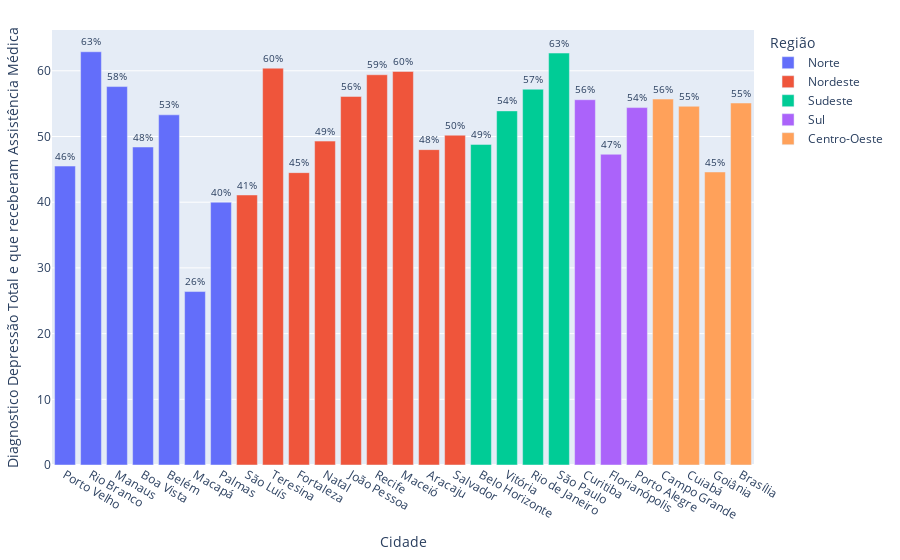

Notebook cell for this chart:
### Code cell
fig = px.bar(tab_sexo_cidade, x='Cidade',y='Diagnostico Depressão Total e que receberam Assistência Médica',color='Região',text="Diagnostico Depressão Total e que receberam Assistência Médica")
fig.update_layout(margin=dict(l=20, r=20, t=30, b=20))
fig.update_traces(texttemplate='%{text:.2s}%', textposition='outside')
fig.show()

### Figure 1 — Plotly figure (JSON) as saved in the notebook; plotly's stock layout.template omitted (floating-point values rounded to 4 significant figures)
{"data": [{"alignmentgroup": "True", "hovertemplate": "Região=Norte<br>Cidade=%{x}<br>Diagnostico Depressão Total e que receberam Assistência Médica=%{text}<extra></extra>", "legendgroup": "Norte", "marker": {"color": "#636efa", "pattern": {"shape": ""}}, "name": "Norte", "offsetgroup": "Norte", "orientation": "v", "showlegend": true, "text": [45.5, 62.9, 57.6, 48.4, 53.3, 26.4, 40], "textposition": "outside", "texttemplate": "%{text:.2s}%", "type": "bar", "x": ["Porto Velho", "Rio Branco", "Manaus", "Boa Vista", "Belém", "Macapá", "Palmas"], "xaxis": "x", "y": [45.5, 62.9, 57.6, 48.4, 53.3, 26.4, 40], "yaxis": "y"}, {"alignmentgroup": "True", "hovertemplate": "Região=Nordeste<br>Cidade=%{x}<br>Diagnostico Depressão Total e que receberam Assistência Médica=%{text}<extra></extra>", "legendgroup": "Nordeste", "marker": {"color": "#EF553B", "pattern": {"shape": ""}}, "name": "Nordeste", "offsetgroup": "Nordeste", "orientation": "v", "showlegend": true, "text": [41.1, 60.4, 44.5, 49.3, 56.1, 59.4, 59.9, 48, 50.2], "textposition": "outside", "texttemplate": "%{text:.2s}%", "type": "bar", "x": ["São Luís", "Teresina", "Fortaleza", "Natal", "João Pessoa", "Recife", "Maceió", "Aracaju", "Salvador"], "xaxis": "x", "y": [41.1, 60.4, 44.5, 49.3, 56.1, 59.4, 59.9, 48, 50.2], "yaxis": "y"}, {"alignmentgroup": "True", "hovertemplate": "Região=Sudeste<br>Cidade=%{x}<br>Diagnostico Depressão Total e que receberam Assistência Médica=%{text}<extra></extra>", "legendgroup": "Sudeste", "marker": {"color": "#00cc96", "pattern": {"shape": ""}}, "name": "Sudeste", "offsetgroup": "Sudeste", "orientation": "v", "showlegend": true, "text": [48.8, 53.9, 57.2, 62.7], "textposition": "outside", "texttemplate": "%{text:.2s}%", "type": "bar", "x": ["Belo Horizonte", "Vitória", "Rio de Janeiro", "São Paulo"], "xaxis": "x", "y": [48.8, 53.9, 57.2, 62.7], "yaxis": "y"}, {"alignmentgroup": "True", "hovertemplate": "Região=Sul<br>Cidade=%{x}<br>Diagnostico Depressão Total e que receberam Assistência Médica=%{text}<extra></extra>", "legendgroup": "Sul", "marker": {"color": "#ab63fa", "pattern": {"shape": ""}}, "name": "Sul", "offsetgroup": "Sul", "orientation": "v", "showlegend": true, "text": [55.6, 47.3, 54.4], "textposition": "outside", "texttemplate": "%{text:.2s}%", "type": "bar", "x": ["Curitiba", "Florianópolis", "Porto Alegre"], "xaxis": "x", "y": [55.6, 47.3, 54.4], "yaxis": "y"}, {"alignmentgroup": "True", "hovertemplate": "Região=Centro-Oeste<br>Cidade=%{x}<br>Diagnostico Depressão Total e que receberam Assistência Médica=%{text}<extra></extra>", "legendgroup": "Centro-Oeste", "marker": {"color": "#FFA15A", "pattern": {"shape": ""}}, "name": "Centro-Oeste", "offsetgroup": "Centro-Oeste", "orientation": "v", "showlegend": true, "text": [55.7, 54.6, 44.6, 55.1], "textposition": "outside", "texttemplate": "%{text:.2s}%", "type": "bar", "x": ["Campo Grande", "Cuiabá", "Goiânia", "Brasília"], "xaxis": "x", "y": [55.7, 54.6, 44.6, 55.1], "yaxis": "y"}], "layout": {"barmode": "relative", "legend": {"title": {"text": "Região"}, "tracegroupgap": 0}, "margin": {"b": 20, "l": 20, "r": 20, "t": 30}, "xaxis": {"anchor": "y", "domain": [0, 1], "title": {"text": "Cidade"}}, "yaxis": {"anchor": "x", "domain": [0, 1], "title": {"text": "Diagnostico Depressão Total e que receberam Assistência Médica"}}}}
